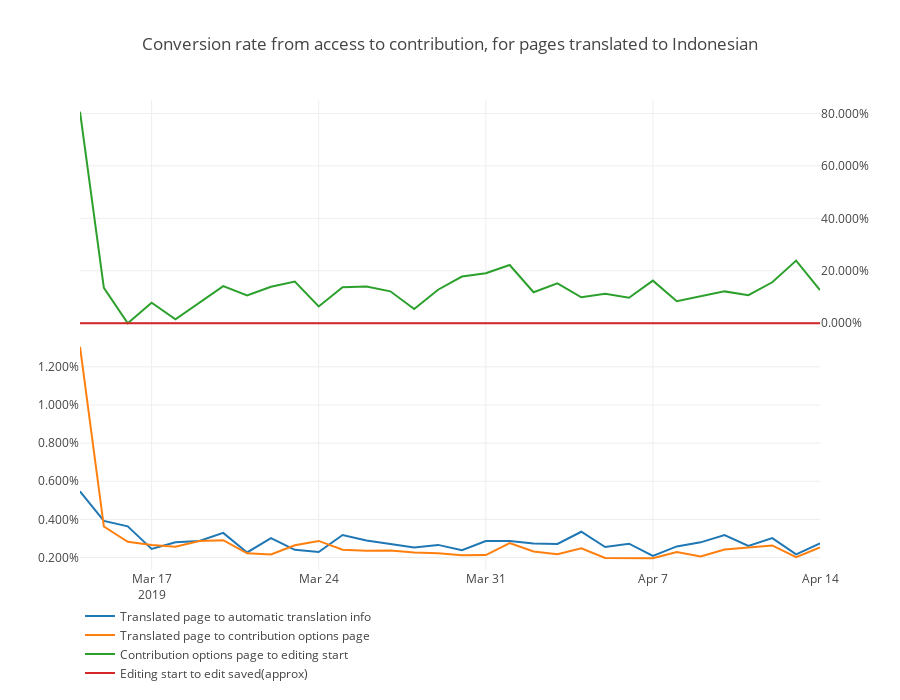

Write notebook code for a chart like this one.
### Code cell
data = [{'x': el_funnel_id.index,
    'y': el_funnel_id[col],
    'name': col
    }  for col in ['Translated page to automatic translation info', 'Translated page to contribution options page']]
data = data + [{'x': el_funnel_id.index,
    'y': el_funnel_id[col],
    'name': col,
    'xaxis': 'x2',
    'yaxis': 'y2'
    }  for col in ['Contribution options page to editing start', 'Editing start to edit saved(approx)']]
fig = {
    'data': data,
    'layout': {
        'height': 700,
        'xaxis': {'showticklabels': False},
        'yaxis': {'tickformat': ',.3%', 'domain': [0, 0.5]},
        'yaxis2': {'tickformat': ',.3%', 'domain': [0.5, 1], 'side': 'right'}, 
        'title': {'text': 'Conversion rate from access to contribution, for pages translated to Indonesian'},
        'legend': {'x': 0, 'y': -0.25},
        'hoverlabel': {'namelength' : -1}
    }
}
plotly.offline.iplot(fig)

### Figure 1 — Plotly figure (JSON) as saved in the notebook; plotly's stock layout.template omitted (floating-point values rounded to 4 significant figures)
{"data": [{"name": "Translated page to automatic translation info", "type": "scatter", "uid": "792e6662-b33c-4b65-ad98-716faf01b13f", "x": ["2019-03-14", "2019-03-15", "2019-03-16", "2019-03-17", "2019-03-18", "2019-03-19", "2019-03-20", "2019-03-21", "2019-03-22", "2019-03-23", "2019-03-24", "2019-03-25", "2019-03-26", "2019-03-27", "2019-03-28", "2019-03-29", "2019-03-30", "2019-03-31", "2019-04-01", "2019-04-02", "2019-04-03", "2019-04-04", "2019-04-05", "2019-04-06", "2019-04-07", "2019-04-08", "2019-04-09", "2019-04-10", "2019-04-11", "2019-04-12", "2019-04-13", "2019-04-14"], "y": [0.005474, 0.00392, 0.003636, 0.002448, 0.002803, 0.002869, 0.003293, 0.002269, 0.003014, 0.002403, 0.002291, 0.00318, 0.002892, 0.002721, 0.00253, 0.002663, 0.002381, 0.002868, 0.002865, 0.002738, 0.002713, 0.003351, 0.002551, 0.002726, 0.002085, 0.002583, 0.002796, 0.003183, 0.002604, 0.003018, 0.002165, 0.002745]}, {"name": "Translated page to contribution options page", "type": "scatter", "uid": "77a8281d-b9c4-41a5-a7e2-803c9c0566e1", "x": ["2019-03-14", "2019-03-15", "2019-03-16", "2019-03-17", "2019-03-18", "2019-03-19", "2019-03-20", "2019-03-21", "2019-03-22", "2019-03-23", "2019-03-24", "2019-03-25", "2019-03-26", "2019-03-27", "2019-03-28", "2019-03-29", "2019-03-30", "2019-03-31", "2019-04-01", "2019-04-02", "2019-04-03", "2019-04-04", "2019-04-05", "2019-04-06", "2019-04-07", "2019-04-08", "2019-04-09", "2019-04-10", "2019-04-11", "2019-04-12", "2019-04-13", "2019-04-14"], "y": [0.01305, 0.003626, 0.002828, 0.002656, 0.002566, 0.002869, 0.002907, 0.002222, 0.002165, 0.002643, 0.002871, 0.002407, 0.002355, 0.002371, 0.002264, 0.002224, 0.002119, 0.002127, 0.002755, 0.002315, 0.00217, 0.00248, 0.001982, 0.001963, 0.001963, 0.002284, 0.002057, 0.002416, 0.002514, 0.002634, 0.002014, 0.002532]}, {"name": "Contribution options page to editing start", "type": "scatter", "uid": "b53053db-abc6-4a00-8c38-72af43fabe18", "x": ["2019-03-14", "2019-03-15", "2019-03-16", "2019-03-17", "2019-03-18", "2019-03-19", "2019-03-20", "2019-03-21", "2019-03-22", "2019-03-23", "2019-03-24", "2019-03-25", "2019-03-26", "2019-03-27", "2019-03-28", "2019-03-29", "2019-03-30", "2019-03-31", "2019-04-01", "2019-04-02", "2019-04-03", "2019-04-04", "2019-04-05", "2019-04-06", "2019-04-07", "2019-04-08", "2019-04-09", "2019-04-10", "2019-04-11", "2019-04-12", "2019-04-13", "2019-04-14"], "xaxis": "x2", "y": [0.8065, 0.1351, 0, 0.07843, 0.01538, 0.07865, 0.1416, 0.1064, 0.1392, 0.1591, 0.06422, 0.1376, 0.1404, 0.1217, 0.05405, 0.1279, 0.1781, 0.191, 0.2222, 0.1183, 0.1522, 0.0991, 0.1125, 0.09722, 0.1625, 0.08411, 0.1026, 0.1215, 0.1071, 0.1562, 0.2388, 0.1263], "yaxis": "y2"}, {"name": "Editing start to edit saved(approx)", "type": "scatter", "uid": "63412d93-43ca-4f5a-8ec6-cbf6a8d62183", "x": ["2019-03-14", "2019-03-15", "2019-03-16", "2019-03-17", "2019-03-18", "2019-03-19", "2019-03-20", "2019-03-21", "2019-03-22", "2019-03-23", "2019-03-24", "2019-03-25", "2019-03-26", "2019-03-27", "2019-03-28", "2019-03-29", "2019-03-30", "2019-03-31", "2019-04-01", "2019-04-02", "2019-04-03", "2019-04-04", "2019-04-05", "2019-04-06", "2019-04-07", "2019-04-08", "2019-04-09", "2019-04-10", "2019-04-11", "2019-04-12", "2019-04-13", "2019-04-14"], "xaxis": "x2", "y": [0, 0, 0, 0, 0, 0, 0, 0, 0, 0, 0, 0, 0, 0, 0, 0, 0, 0, 0, 0, 0, 0, 0, 0, 0, 0, 0, 0, 0, 0, 0, 0], "yaxis": "y2"}], "layout": {"height": 700, "hoverlabel": {"namelength": -1}, "legend": {"x": 0, "y": -0.25}, "title": {"text": "Conversion rate from access to contribution, for pages translated to Indonesian"}, "xaxis": {"showticklabels": false}, "yaxis": {"domain": [0, 0.5], "tickformat": ",.3%"}, "yaxis2": {"domain": [0.5, 1], "side": "right", "tickformat": ",.3%"}}}
